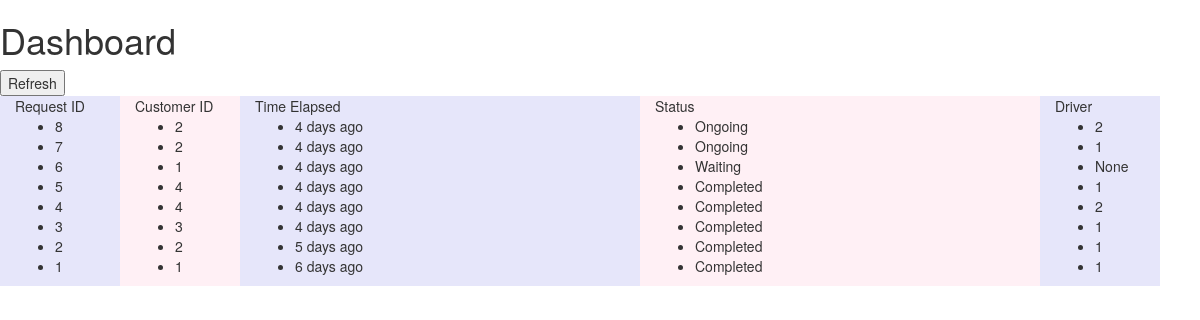
Before: /dashboard/ with the older database file.
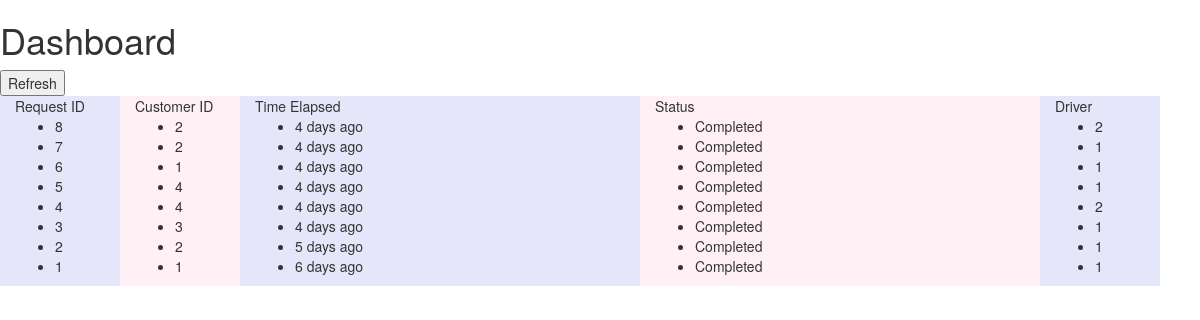
After: the same page with the newer database file.
### DriverApp/models.py (models this page shows, shortened)
class Request(models.Model):
    status_choices = (
        (0, 'waiting'),
        (1, 'ongoing'),
        (2, 'complete')
    )
    request_id = models.AutoField(primary_key=True)
    customer_id = models.ForeignKey('Customer')
    driver_id = models.ForeignKey('Driver', null=True, blank=True)
    requested_at = models.DateTimeField(auto_now_add=True)
    picked_at = models.DateTimeField(null=True, blank=True)
    completed_at = models.DateTimeField(null=True, blank=True)
    status = models.IntegerField(choices=status_choices, default=0)
    request_location_lat = models.DecimalField(max_digits=15, decimal_places=11, null=True, blank=True)
    request_location_long = models.DecimalField(max_digits=15, decimal_places=11, null=True, blank=True)
    def humanizeTimeDiff(self, timestamp = None):
        if timestamp is None:
            timestamp = self.requested_at
        timeDiff = timezone.now() - timestamp
        days = timeDiff.days
        hours = timeDiff.seconds/3600
        minutes = timeDiff.seconds%3600/60
        seconds = timeDiff.seconds%3600%60
        str = ""
        tStr = ""
        if days > 0:
            if days == 1:   tStr = "day"
            else:           tStr = "days"
            str = str + "%s %s" %(days, tStr)
            return str
        elif hours > 0:
            if hours == 1:  tStr = "hour"
            else:           tStr = "hours"
            str = str + "%s %s" %(hours, tStr)
            return str
        elif minutes > 0:
            if minutes == 1:tStr = "min"
            else:           tStr = "mins"
            str = str + "%s %s" %(minutes, tStr)
            return str
        elif seconds > 0:
            if seconds == 1:tStr = "sec"
            else:           tStr = "secs"
            str = str + "%s %s" %(seconds, tStr)
            return str
        else:
            return None

class Customer(models.Model):
    customer_id = models.AutoField(primary_key=True)
    def __unicode__(self):
        return str(self.customer_id)

class Driver(models.Model):
    driver_id = models.AutoField(primary_key=True)
    def __unicode__(self):
        return str(self.driver_id)

### DriverApp/views.py (the view)
# urls.py: url(r'^dashboard/$', views.dashboardApp),
def dashboardApp(request):
    latest_request_list = Request.objects.order_by('-requested_at')
    template = loader.get_template('DriverApp/dashboard.html')
    context = {
        'latest_request_list': latest_request_list,
    }
    return HttpResponse(template.render(context, request))

### DriverApp/templates/DriverApp/dashboard.html (shortened to what this page needs)
<!DOCTYPE html>
<html lang="en">
<head>
    <link rel="stylesheet" href="https://maxcdn.bootstrapcdn.com/bootstrap/3.3.7/css/bootstrap.min.css">
</head>
<body>
<h1>Dashboard</h1>
<FORM><INPUT TYPE="button" onClick="history.go(0)" VALUE="Refresh"></FORM>
<div class="layout" style="width: 100%">
    <div class="col-sm-4" style="background-color:lavender; width: 10%">Request ID
        {% if latest_request_list %}
        <ul>
            {% for request in latest_request_list %}
            <li>{{ request.request_id }}</li>
            {% endfor %}
        </ul>
        {% endif %}
    </div>
    <div class="col-sm-4" style="background-color:lavenderblush; width: 10%">Customer ID
        {% if latest_request_list %}
        <ul>
            {% for request in latest_request_list %}
                        <li>{{ request.customer_id }}</li>
            {% endfor %}
        </ul>
        {% endif %}
    </div>
    <div class="col-sm-4" style="background-color:lavender;">Time Elapsed
        {% if latest_request_list %}
        <ul>
            {% for request in latest_request_list %}
                        <li>{{ request.humanizeTimeDiff }} ago</li>
            {% endfor %}
        </ul>
        {% endif %}
    </div>
    <div class="col-sm-4" style="background-color:lavenderblush;">Status
        {% if latest_request_list %}
        <ul>
            {% for request in latest_request_list %}
                        <li>{% if request.status == 1 %}
                            Ongoing
                            {% elif request.status == 0 %}
                            Waiting
                            {% elif request.status == 2 %}
                            Completed
                            {% endif %}</li>
            {% endfor %}
        </ul>
        {% endif %}
    </div>
    <div class="col-sm-4" style="background-color:lavender; width: 10%">Driver
        {% if latest_request_list %}
        <ul>
            {% for request in latest_request_list %}
                        <li>{{ request.driver_id }}</li>
            {% endfor %}
        </ul>
        {% endif %}
    </div>
</div>
</body>
</html>

Changed rows visible on the page:
changed Request id 8: status "Ongoing" → "Completed"
changed Request id 7: status "Ongoing" → "Completed"
changed Request id 6: driver_id "None" → "1"; status "Waiting" → "Completed"
